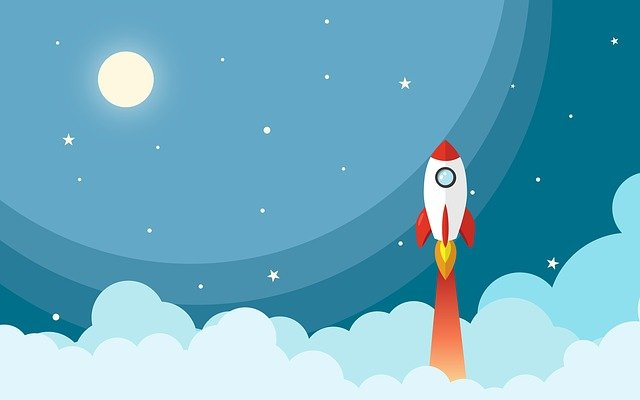
#> input picture PRO-c116-OpenCV-Image-Assets-main/poster.jpg, 640 x 400 px
$ python createcard.py
#> lines starting #> are read from the running program, lines starting #| are printed output that depends on the picture
from tkinter import font
import cv2

img=cv2.imread('poster.jpg')
#> img is the input picture: shape (400, 640, 3); mean B, G, R 194.6, 172.6, 108.6

rocket=img[120:360,400:500]
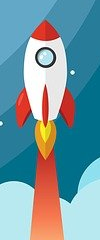
#> rocket: shape (240, 100, 3); mean B, G, R 162.8, 153.2, 118.1

img[0:240,500:600]=rocket

text_to_show='I LOVE CODING'

cv2.putText(img,
            text_to_show,
            (20,220),
            fontFace=cv2.FONT_HERSHEY_COMPLEX_SMALL,
            fontScale=1,
            color=(0,0,225)
            )
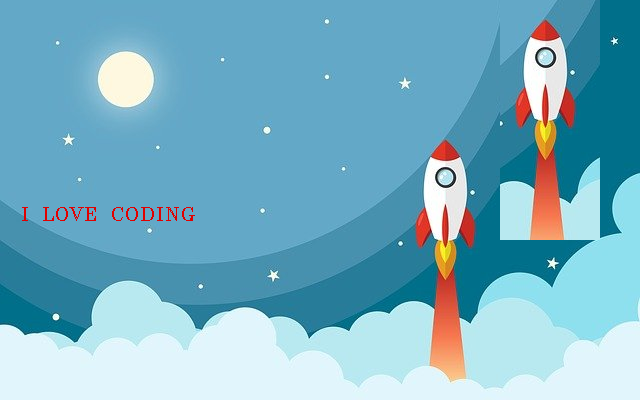
#> img: shape (400, 640, 3); mean B, G, R 195.9, 175.6, 118.7
cv2.imshow('output',img)
cv2.waitKey(0)
